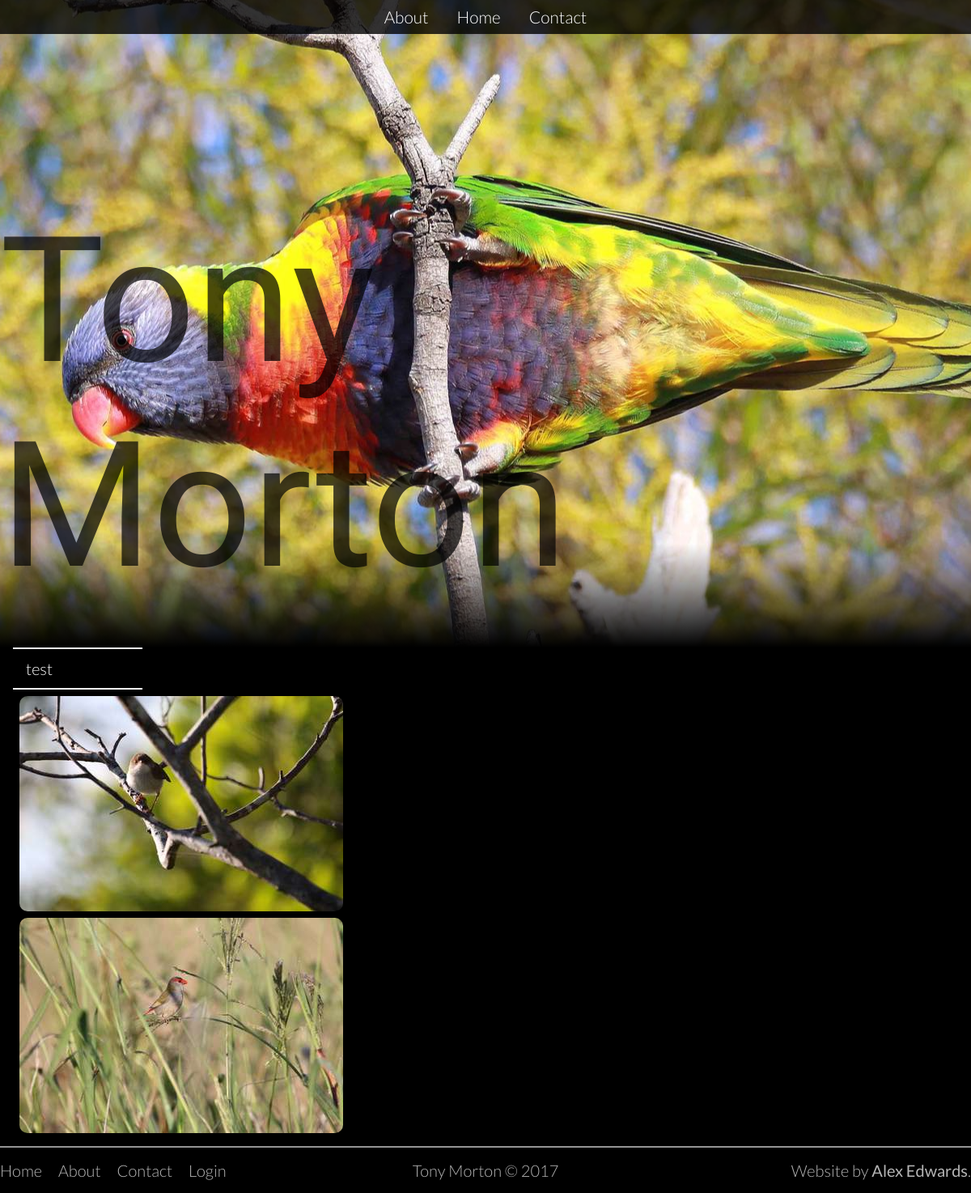
Screenshot of /gallery/test/ with the database file from the repository.
### photos/models.py (models this page shows, shortened)
class Category(models.Model):
    name = models.CharField(max_length=128, unique=True)
    slug = models.SlugField(unique=True)
    class Meta:
        verbose_name_plural = "categories"
    def __str__(self):
        return self.name

class Photo(models.Model):
    id = models.CharField(max_length=32, primary_key=True, default=getTimeHex)
    name = models.CharField(max_length=128)
    description = models.TextField(default="", blank=True)
    category = models.ForeignKey(Category, blank=True, null=True)
    source = models.ImageField(upload_to='source')
    iso = models.CharField(max_length=128, default="", blank=True)
    lens = models.CharField(max_length=128, default="", blank=True)
    focal_length = models.CharField(max_length=128, default="", blank=True)
    exposure_time = models.CharField(max_length=128, default="", blank=True)
    takenDate = models.CharField(max_length=128, default="", blank=True)
    aperture = models.CharField(max_length=128, default="", blank=True)

### photos/views.py (the view)
# urls.py: url(r'^gallery/(?P<category_slug>[\w\-]+)/$', views.category, name='category'),
def category(request, category_slug):
    category = get_object_or_404(Category, slug=category_slug)
    return index(request, category)

### photos/views.py (called while the page is built)
def index(request, category=None):
    if category == None:
        photos_all = Photo.objects.all().order_by("-id")
    else:
        photos_all = Photo.objects.filter(category=category)
    paginator = Paginator(photos_all, 5)
    page = request.GET.get('page', '1')
    category_list = Category.objects.all()
    try:
        photos = paginator.page(page)
    except PageNotAnInteger:
        photos = paginator.page(1)
    except EmptyPage:
        photos = paginator.page(paginator.num_pages)
    showNav = paginator.num_pages >= 2
    return render(request, 'photos/index.html', {'photos': photos, 'category':category, 'categories':category_list, 'showNav': showNav})

### templates/photos/index.html (shortened to what this page needs)
{% extends 'photos/base.html' %}
{% load staticfiles %}
{% block header_block %}
<section class="full">
    <h1>Tony Morton</h1>
    <div class="fadein">
    </div>
    <div class="gradient"></div>
</section>
{% endblock %}
{% block body_block %}
    <div class="categories">
        {% if category is None %}
            <span>All</span>
        {% else %}
            <span>{{category}}</span>
        {% endif %}
    </div>
    <section class="gallery">
    {% for photo in photos %}
        <a onclick="showModal('/photo/{{photo.id}}')">
            <img src="/media/thumb/{{ photo.id }}.jpg">
        </a>
    {% endfor %}
    </section>
{% endblock %}

### static/styles/main.css (style rules this page uses)
* { box-sizing: border-box; }
html, body { margin: 0; padding: 0; font-family: 'Lato', sans-serif; background-color: black; width: 100%; height: 100%; }
header > section.full { position: relative; background: url("/static/photos/4.jpg"); background-position: center; height: 100vh; width: 100%; top: 0; left: 0; }
header > section.full h1 { font-family: 'Reenie Beanie'; font-size: 13.5rem; font-weight: 400; color: rgba(0, 0, 0, 0.7); position: absolute; bottom: 3rem; right: 3rem; margin: 0; }
header > section.full .fadein { height: 100%; width: 100%; }
header > section.full .gradient { margin-top: -8rem; height: 8rem; background: linear-gradient(to top, black, transparent); }
body { color: white; }
.categories { width: 10rem; position: relative; height: 3rem; font-weight: 300; color: white; position: relative; border-top: 2px solid white; border-bottom: 2px solid white; box-sizing: content-box; }
.categories span { display: block; padding-left: 1rem; line-height: 3rem; font-size: 1.25rem; }
.gallery a { width: 400px; border-radius: 10px; overflow: hidden; position: relative; z-index: 0; display: block; cursor: zoom-in; margin: 0.5rem; }
.gallery a img { width: 400px; display: block; position: relative; transition: all 0.4s; }

### rows the page displays
Category: name "test"
Photo: id (picture)
Photo: id (picture)
